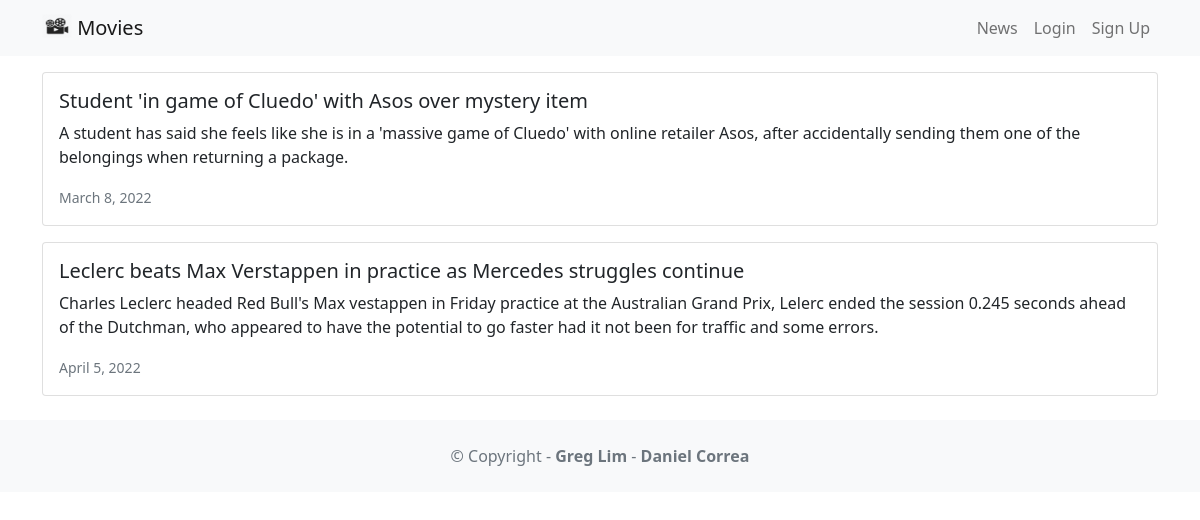
Page /news/ on the committed database.
### news/models.py (models this page shows, shortened)
class News(models.Model):
    headline = models.CharField(max_length=200)
    body = models.TextField()
    date = models.DateField()

### news/views.py (the view)
# urls.py: path('news/', include('news.urls')),
def news(request):
    newss = News.objects.all()
    return render(request, 'news.html', {
        'newss': newss
    })

### news/templates/news.html
{% extends 'base.html' %}
{% block content %}
{% for news in newss %}
<div class="card mb-3">
    <div class="row g-0">
        <div>
            <div class="card-body">
                <h5 class="card-title">{{ news.headline }}</h5>
                <p class="card-text">{{ news.body }}</p>
                <p class="card-text"><small class="text-muted">
                    {{ news.date }}
                </small></p>
            </div>
        </div>
    </div>
</div>
{% endfor %}
{% endblock content %}

### rows in the picture
News: headline "Student 'in game of Cluedo' with Asos over mystery item", body "A student has said she feels like she is in a 'massive game of Cluedo' with online retailer Asos, after accidentally sending them one of the belongings when returning a package.", date "March 8, 2022"
News: headline "Leclerc beats Max Verstappen in practice as Mercedes struggles continue", body "Charles Leclerc headed Red Bull's Max vestappen in Friday practice at the Australian Grand Prix, Lelerc ended the session 0.245 seconds ahead of the Dutchman, who appeared to have the potential to go faster had it not been for traffic and some errors.", date "April 5, 2022"
